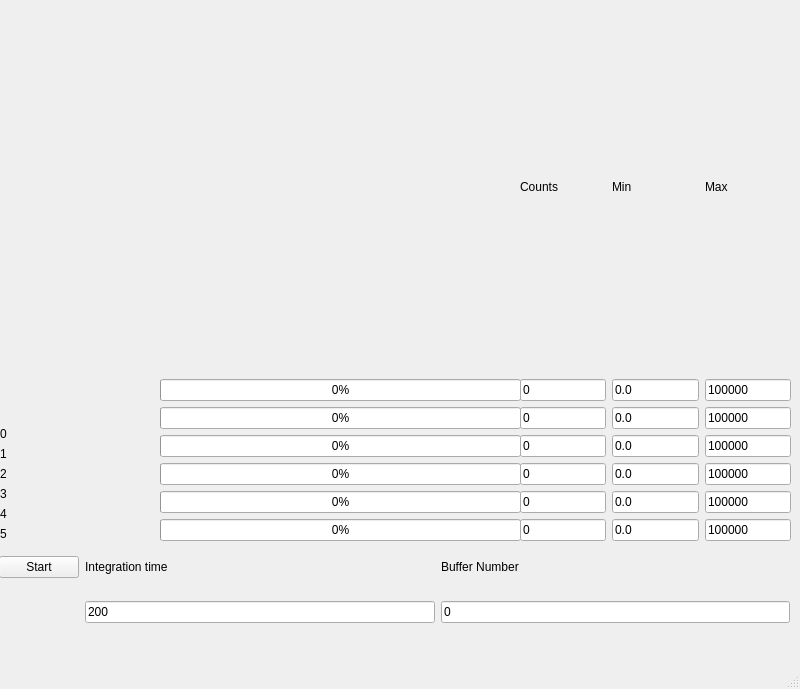
<?xml version="1.0" encoding="UTF-8"?>
<ui version="4.0">
 <class>MainWindow</class>
 <widget class="QMainWindow" name="MainWindow">
  <property name="geometry">
   <rect>
    <x>0</x>
    <y>0</y>
    <width>800</width>
    <height>689</height>
   </rect>
  </property>
  <property name="windowTitle">
   <string>MainWindow</string>
  </property>
  <widget class="QWidget" name="centralwidget">
   <widget class="QWidget" name="verticalLayoutWidget">
    <property name="geometry">
     <rect>
      <x>0</x>
      <y>0</y>
      <width>160</width>
      <height>541</height>
     </rect>
    </property>
    <layout class="QVBoxLayout" name="verticalLayout">
     <item>
      <spacer name="verticalSpacer_2">
       <property name="orientation">
        <enum>Qt::Vertical</enum>
       </property>
       <property name="sizeHint" stdset="0">
        <size>
         <width>20</width>
         <height>40</height>
        </size>
       </property>
      </spacer>
     </item>
     <item>
      <widget class="QLabel" name="label_2">
       <property name="text">
        <string>0</string>
       </property>
      </widget>
     </item>
     <item>
      <widget class="QLabel" name="label_3">
       <property name="text">
        <string>1</string>
       </property>
      </widget>
     </item>
     <item>
      <widget class="QLabel" name="label_4">
       <property name="text">
        <string>2</string>
       </property>
      </widget>
     </item>
     <item>
      <widget class="QLabel" name="label_5">
       <property name="text">
        <string>3</string>
       </property>
      </widget>
     </item>
     <item>
      <widget class="QLabel" name="label_6">
       <property name="text">
        <string>4</string>
       </property>
      </widget>
     </item>
     <item>
      <widget class="QLabel" name="label_7">
       <property name="text">
        <string>5</string>
       </property>
      </widget>
     </item>
    </layout>
   </widget>
   <widget class="QWidget" name="verticalLayoutWidget_2">
    <property name="geometry">
     <rect>
      <x>160</x>
      <y>0</y>
      <width>361</width>
      <height>541</height>
     </rect>
    </property>
    <layout class="QVBoxLayout" name="verticalLayout_2">
     <item>
      <spacer name="verticalSpacer">
       <property name="orientation">
        <enum>Qt::Vertical</enum>
       </property>
       <property name="sizeHint" stdset="0">
        <size>
         <width>20</width>
         <height>40</height>
        </size>
       </property>
      </spacer>
     </item>
     <item>
      <widget class="QProgressBar" name="progressBarCh0">
       <property name="value">
        <number>0</number>
       </property>
      </widget>
     </item>
     <item>
      <widget class="QProgressBar" name="progressBarCh1">
       <property name="value">
        <number>0</number>
       </property>
      </widget>
     </item>
     <item>
      <widget class="QProgressBar" name="progressBarCh2">
       <property name="value">
        <number>0</number>
       </property>
      </widget>
     </item>
     <item>
      <widget class="QProgressBar" name="progressBarCh3">
       <property name="value">
        <number>0</number>
       </property>
      </widget>
     </item>
     <item>
      <widget class="QProgressBar" name="progressBarCh4">
       <property name="value">
        <number>0</number>
       </property>
      </widget>
     </item>
     <item>
      <widget class="QProgressBar" name="progressBarCh5">
       <property name="value">
        <number>0</number>
       </property>
      </widget>
     </item>
    </layout>
   </widget>
   <widget class="QWidget" name="verticalLayoutWidget_3">
    <property name="geometry">
     <rect>
      <x>520</x>
      <y>0</y>
      <width>271</width>
      <height>541</height>
     </rect>
    </property>
    <layout class="QVBoxLayout" name="verticalLayout_3">
     <item>
      <layout class="QHBoxLayout" name="horizontalLayout">
       <item>
        <layout class="QGridLayout" name="gridLayout">
         <item row="2" column="1">
          <widget class="QLineEdit" name="txtMinCh1">
           <property name="text">
            <string>0.0</string>
           </property>
          </widget>
         </item>
         <item row="2" column="2">
          <widget class="QLineEdit" name="txtMaxCh1">
           <property name="text">
            <string>100000</string>
           </property>
          </widget>
         </item>
         <item row="1" column="1">
          <widget class="QLineEdit" name="txtMinCh0">
           <property name="text">
            <string>0.0</string>
           </property>
          </widget>
         </item>
         <item row="1" column="2">
          <widget class="QLineEdit" name="txtMaxCh0">
           <property name="text">
            <string>100000</string>
           </property>
          </widget>
         </item>
         <item row="3" column="2">
          <widget class="QLineEdit" name="txtMaxCh2">
           <property name="text">
            <string>100000</string>
           </property>
          </widget>
         </item>
         <item row="3" column="1">
          <widget class="QLineEdit" name="txtMinCh2">
           <property name="text">
            <string>0.0</string>
           </property>
          </widget>
         </item>
         <item row="5" column="2">
          <widget class="QLineEdit" name="txtMaxCh4">
           <property name="text">
            <string>100000</string>
           </property>
          </widget>
         </item>
         <item row="6" column="1">
          <widget class="QLineEdit" name="txtMinCh5">
           <property name="text">
            <string>0.0</string>
           </property>
          </widget>
         </item>
         <item row="5" column="1">
          <widget class="QLineEdit" name="txtMinCh4">
           <property name="text">
            <string>0.0</string>
           </property>
          </widget>
         </item>
         <item row="4" column="1">
          <widget class="QLineEdit" name="txtMinCh3">
           <property name="text">
            <string>0.0</string>
           </property>
          </widget>
         </item>
         <item row="4" column="2">
          <widget class="QLineEdit" name="txtMaxCh3">
           <property name="text">
            <string>100000</string>
           </property>
          </widget>
         </item>
         <item row="6" column="2">
          <widget class="QLineEdit" name="txtMaxCh5">
           <property name="text">
            <string>100000</string>
           </property>
          </widget>
         </item>
         <item row="1" column="0">
          <widget class="QLineEdit" name="txtCounts0">
           <property name="text">
            <string>0</string>
           </property>
          </widget>
         </item>
         <item row="2" column="0">
          <widget class="QLineEdit" name="txtCounts1">
           <property name="text">
            <string>0</string>
           </property>
          </widget>
         </item>
         <item row="6" column="0">
          <widget class="QLineEdit" name="txtCounts5">
           <property name="text">
            <string>0</string>
           </property>
          </widget>
         </item>
         <item row="4" column="0">
          <widget class="QLineEdit" name="txtCounts3">
           <property name="text">
            <string>0</string>
           </property>
          </widget>
         </item>
         <item row="5" column="0">
          <widget class="QLineEdit" name="txtCounts4">
           <property name="text">
            <string>0</string>
           </property>
          </widget>
         </item>
         <item row="3" column="0">
          <widget class="QLineEdit" name="txtCounts2">
           <property name="text">
            <string>0</string>
           </property>
          </widget>
         </item>
         <item row="0" column="1">
          <widget class="QLabel" name="label_9">
           <property name="text">
            <string>Min</string>
           </property>
          </widget>
         </item>
         <item row="0" column="2">
          <widget class="QLabel" name="label_10">
           <property name="text">
            <string>Max</string>
           </property>
          </widget>
         </item>
         <item row="0" column="0">
          <widget class="QLabel" name="label_11">
           <property name="text">
            <string>Counts</string>
           </property>
          </widget>
         </item>
        </layout>
       </item>
      </layout>
     </item>
    </layout>
   </widget>
   <widget class="QWidget" name="gridLayoutWidget">
    <property name="geometry">
     <rect>
      <x>-1</x>
      <y>539</y>
      <width>791</width>
      <height>101</height>
     </rect>
    </property>
    <layout class="QGridLayout" name="gridLayout_2">
     <item row="0" column="0">
      <widget class="QPushButton" name="btnStart">
       <property name="text">
        <string>Start</string>
       </property>
      </widget>
     </item>
     <item row="0" column="1">
      <widget class="QLabel" name="label">
       <property name="text">
        <string>Integration time</string>
       </property>
      </widget>
     </item>
     <item row="1" column="1">
      <widget class="QLineEdit" name="txtIntTime">
       <property name="text">
        <string>200</string>
       </property>
      </widget>
     </item>
     <item row="0" column="2">
      <widget class="QLabel" name="label_8">
       <property name="text">
        <string>Buffer Number</string>
       </property>
      </widget>
     </item>
     <item row="1" column="2">
      <widget class="QLineEdit" name="txtBufferNo">
       <property name="text">
        <string>0</string>
       </property>
      </widget>
     </item>
    </layout>
   </widget>
  </widget>
  <widget class="QMenuBar" name="menubar">
   <property name="geometry">
    <rect>
     <x>0</x>
     <y>0</y>
     <width>800</width>
     <height>25</height>
    </rect>
   </property>
  </widget>
  <widget class="QStatusBar" name="statusbar"/>
 </widget>
 <resources/>
 <connections/>
</ui>
